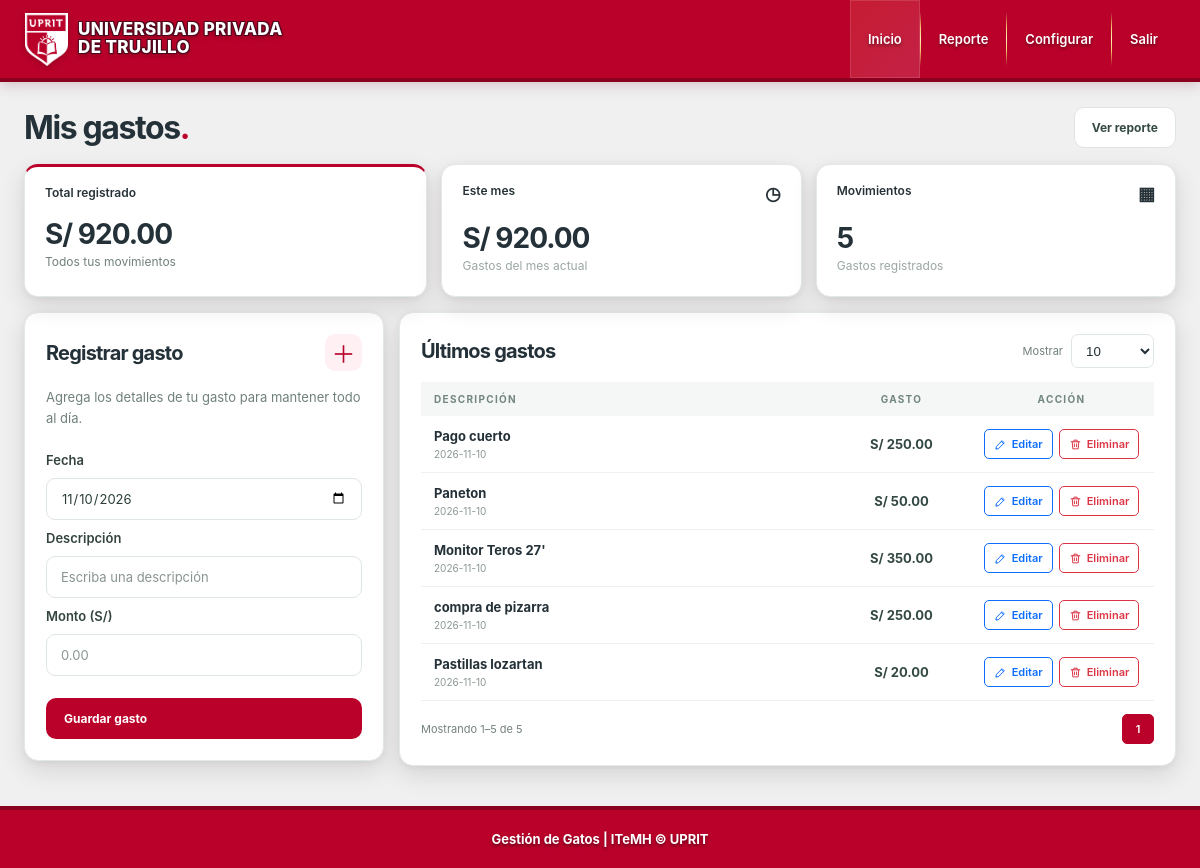
The page / (signed in) on the database its author committed.
### tables this page shows
CREATE TABLE gastos (
            id INTEGER PRIMARY KEY AUTOINCREMENT,
            fecha TEXT NOT NULL,
            descripcion TEXT NOT NULL,
            monto_centavos INTEGER NOT NULL CHECK (monto_centavos > 0),
            creado_en TEXT NOT NULL DEFAULT CURRENT_TIMESTAMP
        );

CREATE TABLE configuracion (
            id INTEGER PRIMARY KEY CHECK (id = 1),
            nombre TEXT NOT NULL,
            logo BLOB,
            logo_mime TEXT,
            logo_version INTEGER NOT NULL DEFAULT 0
        , logo_secundario BLOB, logo_secundario_mime TEXT, logo_secundario_version INTEGER NOT NULL DEFAULT 0, pie_panel TEXT NOT NULL DEFAULT 'Derechos reservados ITeMH © Universidad Privada de Trujillo', pie_login TEXT NOT NULL DEFAULT 'Derechos reservados ITeMH © 2026', marca_login TEXT NOT NULL DEFAULT 'UPRIT');

### app.py (the view)
@app.route("/")
@login_required
def inicio():
    try:
        por_pagina = int(request.args.get("por_pagina", 10))
        pagina = max(1, int(request.args.get("pagina", 1)))
    except (TypeError, ValueError):
        por_pagina, pagina = 10, 1
    if por_pagina not in {10, 25, 50, 100}:
        por_pagina = 10
    with db() as connection:
        total_registros = connection.execute("SELECT COUNT(*) FROM gastos").fetchone()[0]
        total_paginas = max(1, (total_registros + por_pagina - 1) // por_pagina)
        pagina = min(pagina, total_paginas)
        gastos = connection.execute("SELECT * FROM gastos ORDER BY fecha DESC, id DESC LIMIT ? OFFSET ?",
                                    (por_pagina, (pagina - 1) * por_pagina)).fetchall()
        total = connection.execute("SELECT COALESCE(SUM(monto_centavos), 0) FROM gastos").fetchone()[0]
        mes = date.today().strftime("%Y-%m")
        total_mes = connection.execute("SELECT COALESCE(SUM(monto_centavos), 0) FROM gastos WHERE substr(fecha, 1, 7) = ?", (mes,)).fetchone()[0]
    if "csrf_gastos" not in session:
        session["csrf_gastos"] = secrets.token_urlsafe(32)
    inicio_registro = (pagina - 1) * por_pagina + 1 if total_registros else 0
    fin_registro = min(pagina * por_pagina, total_registros)
    return render_template("index.html", gastos=gastos, total=total, total_mes=total_mes,
                           hoy=date.today().isoformat(), pagina=pagina, por_pagina=por_pagina,
                           total_paginas=total_paginas, total_registros=total_registros,
                           inicio_registro=inicio_registro, fin_registro=fin_registro,
                           paginas_visibles=range(max(1, pagina - 2), min(total_paginas, pagina + 2) + 1),
                           csrf_gastos=session["csrf_gastos"])

### app.py (called while the page is built)
@contextmanager
def db():
    connection = sqlite3.connect(DB_PATH)
    connection.row_factory = sqlite3.Row
    try:
        with connection:
            yield connection
    finally:
        connection.close()

def configuracion_actual():
    with db() as connection:
        return connection.execute("""SELECT nombre, logo_version, logo IS NOT NULL AS tiene_logo,
            logo_secundario_version, logo_secundario IS NOT NULL AS tiene_logo_secundario,
            pie_panel, pie_login
            FROM configuracion WHERE id = 1""").fetchone()

@app.context_processor
def branding():
    config = configuracion_actual()
    return {"nombre_sitio": config["nombre"],
            "pie_panel": config["pie_panel"],
            "pie_login": config["pie_login"],
            "logo_url": url_for("logo_actual", tipo="principal", v=config["logo_version"]) if config["tiene_logo"] else url_for("static", filename="logo/rsy.png"),
            "logo_secundario_url": url_for("logo_actual", tipo="secundario", v=config["logo_secundario_version"]) if config["tiene_logo_secundario"] else url_for("static", filename="logo/uprit.png")}

def login_required(view):
    @wraps(view)
    def wrapped(*args, **kwargs):
        if not session.get("usuario"):
            return redirect(url_for("login"))
        return view(*args, **kwargs)
    return wrapped

@app.template_filter("dinero")
def dinero(centavos):
    return f"S/ {centavos / 100:,.2f}"

### templates/index.html (shortened to what this page needs)
{% extends 'base.html' %}
{% block content %}
<main class="container"><div class="page-head"><div><h1>Mis gastos<span class="accent">.</span></h1></div><a class="button secondary" href="{{ url_for('reporte') }}">Ver reporte</a></div>
<section class="stats"><div class="stat-card dark"><div class="stat-label">Total registrado</div><strong>{{ total|dinero }}</strong><p>Todos tus movimientos</p></div><div class="stat-card"><div class="stat-label">Este mes <span>◷</span></div><strong>{{ total_mes|dinero }}</strong><p>Gastos del mes actual</p></div><div class="stat-card"><div class="stat-label">Movimientos <span>▦</span></div><strong>{{ gastos|length }}</strong><p>Gastos registrados</p></div></section>
<div class="content-grid"><section class="panel add-panel"><div class="panel-head"><div><div class="eyebrow">NUEVO MOVIMIENTO</div><h2>Registrar gasto</h2></div><span class="panel-icon">＋</span></div><p class="muted">Agrega los detalles de tu gasto para mantener todo al día.</p><form action="{{ url_for('crear_gasto') }}" method="post" class="form-stack"><input type="hidden" name="csrf_token" value="{{ csrf_gastos }}"><label for="fecha">Fecha</label><input type="date" id="fecha" name="fecha" value="{{ hoy }}" required><label for="descripcion">Descripción</label><input id="descripcion" name="descripcion" maxlength="200" placeholder="Escriba una descripción" required><label for="monto">Monto (S/)</label><input id="monto" name="monto" type="number" min="0.01" step="0.01" placeholder="0.00" required><button class="button primary" type="submit">Guardar gasto</button></form></section>
<section class="panel list-panel"><div class="panel-head table-panel-head"><div><div class="eyebrow">TU HISTORIAL</div><h2>Últimos gastos</h2></div><form class="page-size-form" method="get"><label for="por_pagina">Mostrar</label><select id="por_pagina" name="por_pagina" onchange="this.form.submit()">{% for opcion in (10, 25, 50, 100) %}<option value="{{ opcion }}" {{ 'selected' if por_pagina == opcion else '' }}>{{ opcion }}</option>{% endfor %}</select></form></div>{% if gastos %}<div class="table-wrap"><table class="expense-table"><thead><tr><th>DESCRIPCIÓN</th><th>GASTO</th><th>ACCIÓN</th></tr></thead><tbody>{% for gasto in gastos %}<tr><td><strong>{{ gasto.descripcion }}</strong><small>{{ gasto.fecha }}</small></td><td class="amount">{{ gasto.monto_centavos|dinero }}</td><td class="actions"><a class="action-button edit" href="{{ url_for('editar_gasto', gasto_id=gasto.id, pagina=pagina, por_pagina=por_pagina) }}"><svg viewBox="0 0 24 24" aria-hidden="true"><path d="M4 20h4l11-11-4-4L4 16v4Z"/><path d="m13.5 6.5 4 4"/></svg><span>Editar</span></a><form method="post" action="{{ url_for('eliminar_gasto', gasto_id=gasto.id) }}" onsubmit="return confirm('¿Eliminar este gasto?');"><input type="hidden" name="csrf_token" value="{{ csrf_gastos }}"><input type="hidden" name="pagina" value="{{ pagina }}"><input type="hidden" name="por_pagina" value="{{ por_pagina }}"><button class="action-button delete" type="submit"><svg viewBox="0 0 24 24" aria-hidden="true"><path d="M4 7h16M9 7V4h6v3m3 0-1 13H7L6 7m4 4v5m4-5v5"/></svg><span>Eliminar</span></button></form></td></tr>{% endfor %}</tbody></table></div><div class="table-footer"><span>Mostrando {{ inicio_registro }}–{{ fin_registro }} de {{ total_registros }}</span><nav class="pagination" aria-label="Paginación">{% if pagina > 1 %}<a href="{{ url_for('inicio', pagina=pagina-1, por_pagina=por_pagina) }}" aria-label="Página anterior">‹</a>{% endif %}{% for numero in paginas_visibles %}<a href="{{ url_for('inicio', pagina=numero, por_pagina=por_pagina) }}" class="{{ 'active' if numero == pagina else '' }}">{{ numero }}</a>{% endfor %}{% if pagina < total_paginas %}<a href="{{ url_for('inicio', pagina=pagina+1, por_pagina=por_pagina) }}" aria-label="Página siguiente">›</a>{% endif %}</nav></div>{% else %}<div class="empty"><h3>Aún no hay gastos</h3><p>Registra tu primer movimiento con el formulario.</p></div>{% endif %}</section></div></main>
{% endblock %}

### templates/base.html (shortened to what this page needs)
<!doctype html>
<html lang="es">
<head>
  <link rel="stylesheet" href="{{ url_for('static', filename='style.css', v='37') }}">
</head>
<body class="{{ 'app-page' if session.get('usuario') else 'auth-page' }}">
  {% if session.get('usuario') %}
  <header class="topbar"><div class="topbar-inner"><a class="brand" href="{{ url_for('inicio') }}"><img class="brand-logo" src="{{ url_for('static', filename='logo/uprit.png') }}" alt="Logo UPRIT"> <span>UNIVERSIDAD PRIVADA<br>DE TRUJILLO</span></a><nav aria-label="Navegación principal"><a href="{{ url_for('inicio') }}" class="{{ 'active' if request.endpoint == 'inicio' else '' }}">Inicio</a><a href="{{ url_for('reporte') }}" class="{{ 'active' if request.endpoint == 'reporte' else '' }}">Reporte</a><a href="{{ url_for('configurar') }}" class="{{ 'active' if request.endpoint == 'configurar' else '' }}">Configurar</a><form action="{{ url_for('logout') }}" method="post"><button class="nav-button">Salir</button></form></nav></div></header>
  {% endif %}
  {% block content %}{% endblock %}
  {% if session.get('usuario') %}<footer class="app-footer"><div><span>{{ pie_panel }}</span></div></footer>{% endif %}
</body>
</html>

### rows shown on the page
gastos: descripcion "Pago cuerto", fecha "2026-11-10", monto_centavos|dinero "S/ 250.00"
gastos: descripcion "Paneton", fecha "2026-11-10", monto_centavos|dinero "S/ 50.00"
gastos: descripcion "Monitor Teros 27'", fecha "2026-11-10", monto_centavos|dinero "S/ 350.00"
gastos: descripcion "compra de pizarra", fecha "2026-11-10", monto_centavos|dinero "S/ 250.00"
gastos: descripcion "Pastillas lozartan", fecha "2026-11-10", monto_centavos|dinero "S/ 20.00"
configuracion: pie_panel "Gestión de Gatos | ITeMH © UPRIT"

### other values the page prints
{{ total|dinero }} "S/ 920.00"
{{ total_mes|dinero }} "S/ 920.00"
{{ gastos|length }} "5"
{{ inicio_registro }} "1"
{{ fin_registro }} "5"
{{ total_registros }} "5"
{{ numero }} "1"
form field por_pagina "10"
